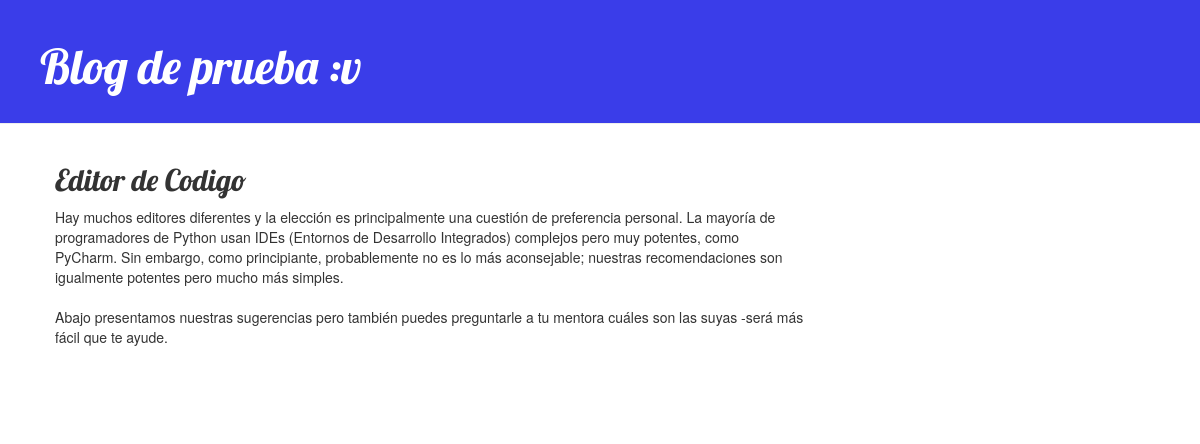
/post/5/, run on the app's committed database.
### blog/models.py (models this page shows, shortened)
class Post(models.Model):
    author = models.ForeignKey(settings.AUTH_USER_MODEL, on_delete=models.CASCADE)
    title = models.CharField(max_length=200)
    text = models.TextField()
    created_date = models.DateTimeField(
            default=timezone.now)
    published_date = models.DateTimeField(
            blank=True, null=True)

### blog/views.py (the view)
# urls.py: path('post/<int:pk>/', views.post_detail, name='post_detail'),
def  post_detail(request, pk):
    post = get_object_or_404(Post, pk=pk)
    Post.objects.get(pk=pk)
    return render(request, 'blog/post_detail.html', {'post': post})

### blog/templates/blog/post_detail.html (shortened to what this page needs)
{% extends 'blog/base.html' %}
{% block content %}
    <div class="post">
        <h2>{{ post.title }}</h2>
        <p>{{ post.text|linebreaksbr }}</p>
    </div>
{% endblock %}

### blog/static/css/blog.css (style rules this page uses)
h1, h2, h3, h4 { font-family: 'Lobster', cursive; }
.post { margin-bottom: 70px; }

### data on the page
Post: title "Editor de Codigo", text "Hay muchos editores diferentes y la elección es principalmente una cuestión de preferencia personal. La mayoría de programadores de Python usan IDEs (Entornos de Desarrollo Integrados) complejos pero muy potentes, como PyCharm. Sin embargo, como principiante, probablemente no es lo más aconsejable; nuestras recomendaciones son igualmente potentes pero mucho más simples. Abajo presentamos nuestras sugerencias pero también puedes preguntarle a tu mentora cuáles son las suyas -será más fácil que te ayude."
